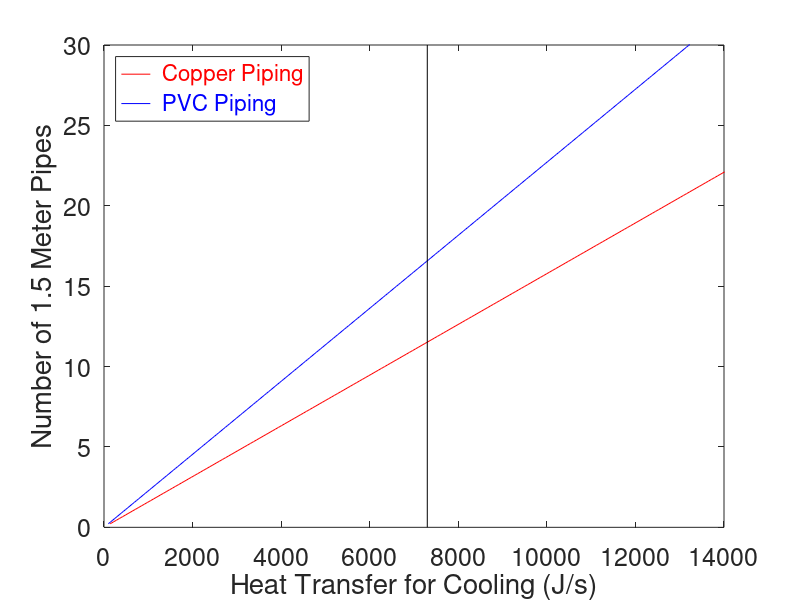

Source code (MATLAB): (Note: this script raises an error after producing the figure.)
clear all;
close all;

% Worst case scenario. Delta T constant
% Consider the effect of temperature difference between the cycle and the environments on the length, diameter, and number of
% pipes, the flow speeds in the tubes, and the mass of the heat exchanger. Consider at least two
% different pipe materials. 

% Provide plots and optionally tables to show all dependencies. Specify
% the design parameters of each of the two heat exchangers, and the expected temperature
% differences between the cycle and the environments. 

% Worst Case Scenario is at takeoff, refridgerator
Temperature_Environement = 273 + 50; % Environement Temperature at Takeoff
Temperature_Pod = 273 + 20; % Environement Temperature at Takeoff
Length = 1; % Meters

Q_Takeoff_Fiberglass = 7300; 

Convection_Coeff_R290 = (120)/2000;
Convection_Coeff_Air = 17;
Convection_Coeff_Copper = 398;
Convection_Coeff_PVC = .136;

Q_Copper = zeros(1000,1);
Q_PVC = zeros(1000,1);
i=1;
r = linspace(.01,5,1000);
for r1 = r
        
        Q_Copper(i) = (2*pi*(Temperature_Environement-Temperature_Pod)*(Length))/((1/(Convection_Coeff_R290*r1/.0008))+(log(1+(.0008/r1))/Convection_Coeff_Copper)+(1/(Convection_Coeff_Air/.0008*(r1+.0008))));
        Q_PVC(i) = (2*pi*(Temperature_Environement-Temperature_Pod)*(Length))/((1/(Convection_Coeff_R290*r1/.0008))+(log(1+(.0008/r1))/Convection_Coeff_PVC)+(1/(Convection_Coeff_Air/.0008*(r1+.0008))));
        i = i+1;
end

j=1;
for i = Q_Copper'
    if (i > Q_Takeoff_Fiberglass) == 1
        x=j;
    else
        
        j= j+1;
    end
end
for i = Q_PVC'
    if (i > Q_Takeoff_Fiberglass) == 1
        y=j;
    else
        j= j+1;
    end
end




mdot = .0455 %kg/s
R_total_Copper = r(x);
R_total_PVC = r(y);
Num_Pipes_Copper = R_total_Copper/.03/1.5 % Length of pipe equals 1.5
v_Copper = mdot/(8960*pi*.03^2);
volume_Copper = pi*((.03+.0008)^2-.03^2)*1.5*Num_Pipes_Copper;
mass_Copper = 8960*volume_Copper

Num_Pipes_PVC = R_total_PVC/.03/1.5 % Length of pipe equals 1.5
v_PVC = mdot/(1380*pi*.03^2);
volume_PVC = pi*((.03+.0008)^2-.03^2)*1.5*Num_Pipes_PVC;
mass_PVC = 1380*volume_PVC

Num_Pipes = r/.03/1.5; % Length of pipe equals 1.5;

figure(1)
plot(Q_Copper,Num_Pipes,'r')
hold on
plot(Q_PVC,Num_Pipes,'b')
xlim([0,14000])
ylim([0,30])
plot([7300,7300],[0,30],'k')
set(gca,'fontsize',18)
xlabel('Heat Transfer for Cooling (J/s)','FontSize',20)
ylabel('Number of 1.5 Meter Pipes','FontSize',20)
lgd = legend('\color{red} Copper Piping','\color{blue} PVC Piping','Location','northwest');
lgd.FontSize = 10;
text(7400,5,'Required Heat Transfer for Takeoff','Color','k','FontSize',9)
text(7400,3.5,'With a Mass Flow Rate = .0455 kg/s','Color','k','FontSize',9)
text(7400,11,strcat('Mass of Copper = ', num2str(mass_Copper)),'Color','red','FontSize',10)
text(3000,17,strcat('Mass of PVC = ', num2str(mass_PVC)),'Color','blue','FontSize',10)


